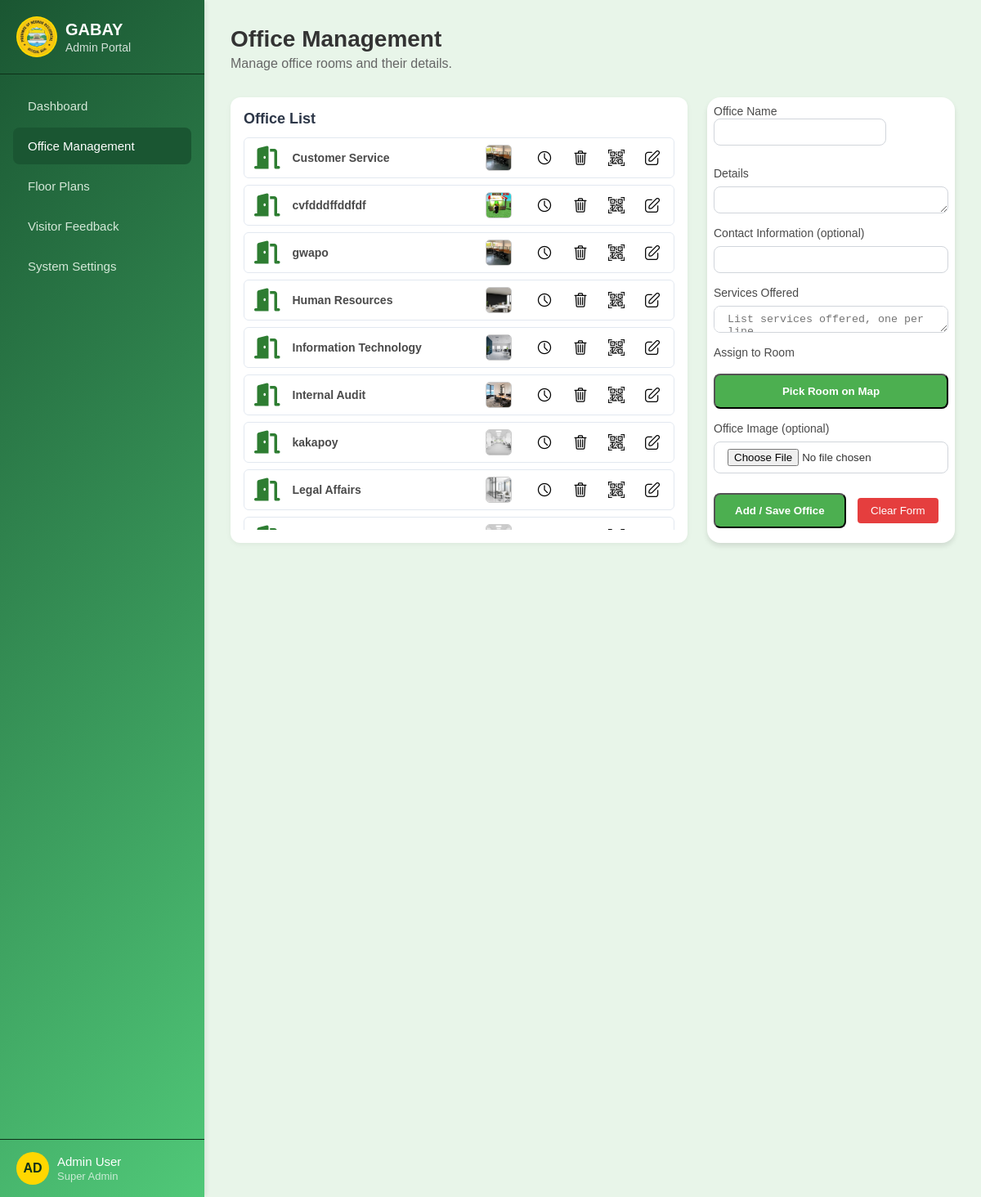
The app's page /officeManagement.php with its own data.
### tables this page shows
CREATE TABLE `offices` (
  `id` int(11) NOT NULL,
  `name` varchar(100) NOT NULL,
  `details` text DEFAULT NULL,
  `contact` varchar(100) DEFAULT NULL,
  `location` varchar(150) DEFAULT NULL,
  `services` text DEFAULT NULL,
  `created_at` timestamp NOT NULL DEFAULT current_timestamp(),
  `status` enum('active','inactive') NOT NULL DEFAULT 'active',
  `created_by` int(11) DEFAULT NULL
);

### officeManagement.php (the view, shortened to what this page needs)
<?php
include 'connect_db.php';
$editData = ['id' => '', 'name' => '', 'details' => '', 'contact' => '', 'location' => '', 'services' => ''];
?>
  <!DOCTYPE html>
  <html lang="en">
  <head>
    <link rel="stylesheet" href="officeManagement.css" />
    <link rel="stylesheet" href="https://cdnjs.cloudflare.com/ajax/libs/font-awesome/6.5.2/css/all.min.css" />
    <link rel="stylesheet" href="mobileNav.css" />
</head>
<body>
  <div class="container">
    <aside class="sidebar">
      <div class="sidebar-header">
        <div class="logo">
          <img src="./srcImage/images-removebg-preview.png" alt="Logo" class="icon" />
        </div>
        <div>
          <h1>GABAY</h1>
          <p>Admin Portal</p>
        </div>
      </div>
      <nav class="sidebar-nav">
        <ul>
          <li><a href="home.php">Dashboard</a></li>
          <li><a href="officeManagement.php" class="active">Office Management</a></li>
          <li><a href="floorPlan.php">Floor Plans</a></li>
          <li><a href="visitorFeedback.php">Visitor Feedback</a></li>
          <li><a href="systemSettings.php">System Settings</a></li>
        </ul>
      </nav>
      <div class="sidebar-footer">
        <div class="profile">
          <div class="avatar">AD</div>
          <div>
            <p>Admin User</p>
            <span>Super Admin</span>
          </div>
        </div>
      </div>
    </aside>
    <main class="main-content">
      <header class="header">
        <div>
          <h2>Office Management</h2>
          <p>Manage office rooms and their details.</p>
        </div>
      </header>
      <div class="content-grid">
        <div class="office-list-card">
          <div class="office-list-header">
              <h3 class="office-list-title">Office List</h3>
          </div>
          <div class="office-list-content">
          <?php
              $stmt = $connect->query("SELECT * FROM offices ORDER BY name ASC");
              $officeImages = [];
              $stmtImg = $connect->query("SELECT office_id, image_path FROM office_image WHERE (office_id, uploaded_at) IN (SELECT office_id, MAX(uploaded_at) FROM office_image GROUP BY office_id)");
              while ($imgRow = $stmtImg->fetch(PDO::FETCH_ASSOC)) {
                $officeImages[$imgRow['office_id']] = $imgRow['image_path'];
              }
              while ($row = $stmt->fetch(PDO::FETCH_ASSOC)) {
                $officeId = $row['id'];
                $imageThumb = isset($officeImages[$officeId]) ? $officeImages[$officeId] : '';
                echo '<div class="office-item" style="display: flex; flex-direction: column; border: 1px solid #e2e8f0; border-radius: 6px; margin-bottom: 8px; padding: 8px 12px;">';
                echo '<div style="display: flex; justify-content: space-between; align-items: center; width: 100%;">';
                echo '<div class="office-btn" data-office-id="' . $row['id'] . '" style="flex: 1; cursor: pointer; display: flex; align-items: center;">';
                echo '<i class="fas fa-door-open" style="margin-right: 15px; color: #2e7d32; font-size: 28px;"></i>';
                echo '<div class="office-info">';
                echo '<p class="office-name" style="font-weight: bold; margin: 0;">' . htmlspecialchars($row['name']) . '</p>';
                echo '</div>';
                echo '</div>';
                echo '<div style="display: flex; align-items: center; gap: 16px;">';
                if (!empty($imageThumb)) {
                  echo '<img src="office_images/' . htmlspecialchars($imageThumb) . '" alt="Office Image" style="width:32px;height:32px;object-fit:cover;border-radius:5px;margin-right:10px;border:1px solid #ccc;">';
                }
                echo '<button type="button" class="toggle-hours-edit-btn" data-office-id="' . $officeId . '" style="background: none; border: none; padding: 4px; cursor: pointer; display: flex; align-items: center;" title="Edit Office Hours">';
                echo '<img src="./srcImage/time-logo.png" alt="Clock" style="width: 20px; height: 20px;">';
                echo '</button>';
                echo '<button type="button" class="delete-office-btn" data-office-id="' . $officeId . '" style="background: none; border: none; padding: 4px; cursor: pointer; display: flex; align-items: center;">';
                echo '<img src="./srcImage/trash.png" alt="Delete" style="width: 20px; height: 20px;">';
                echo '</button>';
                echo '<form method="POST" action="download_qr.php" class="qr-download-form" style="margin: 0;">';
                echo '<button type="button" class="download-qr-btn" style="background: none; border: none; padding: 4px; cursor: pointer; display: flex; align-items: center;">';
                echo '<img src="./srcImage/qr-code.png" alt="Download" class="download-icon" style="width: 20px; height: 20px;">';
                echo '</button>';
                echo '</form>';
                echo '<button type="button" class="edit-office-btn" data-office-id="' . $officeId . '" style="background: none; border: none; padding: 4px; cursor: pointer; display: flex; align-items: center;">';
                echo '<img src="./srcImage/edit-logo.png" alt="Edit" style="width: 20px; height: 20px;">';
                echo '</button>';
                echo '</div>';
                echo '</div>';
                echo '</div>';
              }
          ?>
          </div>
        </div>
        <div class="form-card">
          <form id="officeForm" class="form-content" enctype="multipart/form-data">
            <div style="display: flex; justify-content: space-between; align-items: center; margin-bottom: 10px;">
              <div>
                <label for="office-name" class="form-label" style="margin-bottom:0;">Office Name</label>
                <input type="text" name="name" id="office-name" class="form-input"
                       value="<?= htmlspecialchars($editData['name'] ?? '') ?>" required style="margin-bottom:0;" />
              </div>
            </div>
            <div class="form-group">
              <label for="details" class="form-label">Details</label>
              <textarea name="details" id="details" class="form-input" rows="1"
                        required><?= htmlspecialchars($editData['details'] ?? '') ?></textarea>
            </div>
            <div class="form-group">
              <label for="contact" class="form-label">Contact Information (optional)</label>
              <input type="text" name="contact" id="contact" class="form-input"
                     value="<?= htmlspecialchars($editData['contact'] ?? '') ?>" />
            </div>
            <div class="form-group">
              <label for="services" class="form-label">Services Offered</label>
              <textarea name="services" id="services" class="form-input" rows="1"
                        placeholder="List services offered, one per line..."><?= htmlspecialchars($editData['services'] ?? '') ?></textarea>
            </div>
            <div class="form-group">
              <div style="display: flex; align-items: center; gap: 10px;">
                <label class="form-label">Assign to Room</label>
              </div>
              <button type="button" id="open-map-btn" class="save-button" style="margin-top:10px;">Pick Room on Map</button>
            </div>
            <div class="form-group">
              <label for="office-image" class="form-label">Office Image (optional)</label>
              <input type="file" name="office_image" id="office-image" accept="image/*" class="form-input" />
            </div>
            <div class="form-footer">
              <button type="submit" class="save-button">Add / Save Office</button>
              <button type="button" class="clear-button" style="margin-left: 10px; background: #e53e3e; color: white; border: none; padding: 8px 16px; border-radius: 4px; cursor: pointer;">Clear Form</button>
            </div>
          </form>
        </div>
      </div>
    </main>
  </div>
</body>
</html>

### officeManagement.css (style rules this page uses)
* { box-sizing: border-box; margin: 0; padding: 0; }
body { margin: 0; font-family: Arial, sans-serif; background-color: #e8f5e9; color: #333; }
.container { display: flex; min-height: 100vh; }
.sidebar { width: 250px; background: linear-gradient(135deg, #1a5632 0%, #50c878 100%); color: white; display: flex; flex-direction: column; position: relative; box-shadow: 4px 0 6px -1px rgba(0, 0, 0, 0.05), 2px 0 4px -1px rgba(0, 0, 0, 0.03); }
.sidebar-header { display: flex; align-items: center; padding: 20px; border-bottom: 1px solid #0d3018; }
.logo { background-color: #ffd700; padding: 0; border-radius: 50%; margin-right: 10px; width: 50px; height: 50px; overflow: hidden; display: flex; align-items: center; justify-content: center; }
.icon { width: 100%; height: 100%; object-fit: cover; stroke: #0d3018; }
.sidebar-header h1 { margin: 0; font-weight: bold; font-size: 20px; }
.sidebar-header p { margin: 2px 0 0; font-size: 14px; opacity: 0.8; }
.sidebar-nav { padding: 16px; }
.sidebar-nav ul { list-style: none; padding: 0; margin: 0; display: flex; flex-direction: column; gap: 4px; }
.sidebar-nav a { display: block; padding: 14px 18px; color: rgba(232, 245, 233, 0.9); text-decoration: none; transition: background 0.2s ease; border-radius: 8px; font-size: 15px; }
.sidebar-nav a.active { background-color: #1a5632; color: white; }
.sidebar-footer { position: absolute; bottom: 0; width: 100%; border-top: 1px solid #0d3018; padding: 15px 20px; }
.profile { display: flex; align-items: center; }
.avatar { width: 40px; height: 40px; background-color: #ffd700; color: #0d3018; border-radius: 50%; display: flex; justify-content: center; align-items: center; font-weight: 600; margin-right: 10px; }
.profile p { margin: 0; font-size: 15px; }
.profile span { font-size: 13px; opacity: 0.7; }
.main-content { flex: 1; padding: 32px; background-color: #e8f5e9; }
.header { display: flex; justify-content: space-between; align-items: center; margin-bottom: 32px; }
.header h2 { margin: 0 0 5px; font-size: 28px; color: #333; }
.header p { margin: 0; color: #666; font-size: 16px; }
.content-grid { display: grid; grid-template-columns: 1fr; gap: 1.5rem; }
@media (min-width: 1024px) { .content-grid { grid-template-columns: 2fr 1fr; } }
.form-card { background-color: white; border-radius: 1rem; padding: 0.5rem; box-shadow: 0 4px 6px rgba(0, 0, 0, 0.1); min-height: 500px; display: flex; flex-direction: column; }
.form-content { display: flex; flex-direction: column; gap: 1rem; }
.form-group { display: flex; flex-direction: column; }
.form-label { font-size: 0.875rem; font-weight: 500; color: #4a4a4a; margin-bottom: 0.5rem; }
.form-input { padding: 0.5rem 1rem; border: 1px solid #d1d5db; border-radius: 0.5rem; outline: none; transition: border-color 0.2s; }
.save-button { background-color: #4caf50; color: white; padding: 0.75rem 1.5rem; border-radius: 0.5rem; font-weight: 600; transition: background-color 0.2s; }
.office-list-card { background-color: white; border-radius: 1rem; padding: 1.5rem; box-shadow: 0 4px 6px rgba(0, 0, 0, 0.1); }
.office-list-header { display: flex; justify-content: space-between; align-items: center; margin-bottom: 1.5rem; }
.office-list-title { font-size: 1.125rem; font-weight: 600; color: #4a4a4a; }
.office-list-content { max-height: 30rem; overflow-y: auto; }
.office-item { display: flex; align-items: center; padding: 0.75rem; border-left: 4px solid transparent; cursor: pointer; transition: background-color 0.2s; }
.office-item .office-info { flex-grow: 1; }
.office-name { font-weight: 600; color: #4a4a4a; }
.office-list-card { background: #fff; border-radius: 12px; padding: 16px; box-shadow: 0 2px 6px rgba(0, 0, 0, 0.05); }
.office-list-header { margin-bottom: 12px; }
.office-list-title { font-size: 18px; font-weight: bold; color: #2d3748; }
.office-item { display: flex; justify-content: space-between; align-items: center; border: 1px solid #e2e8f0; border-radius: 6px; margin-bottom: 8px; padding: 8px 12px; }
.office-btn { display: flex; align-items: center; background: none; border: none; width: 100%; text-align: left; padding: 0; margin: 0; cursor: pointer; }
.office-info p { margin: 0; }
.office-name { font-weight: bold; font-size: 14px; }
.download-qr-btn { background: none; border: none; padding: 0; cursor: pointer; }
.download-icon { width: 20px; height: 20px; }

### records on screen
offices: name "Customer Service"
offices: name "cvfdddffddfdf", shows a picture
offices: name "gwapo"
offices: name "Human Resources", shows a picture
offices: name "Information Technology", shows a picture
offices: name "Internal Audit", shows a picture
offices: name "kakapoy"
offices: name "Legal Affairs", shows a picture
